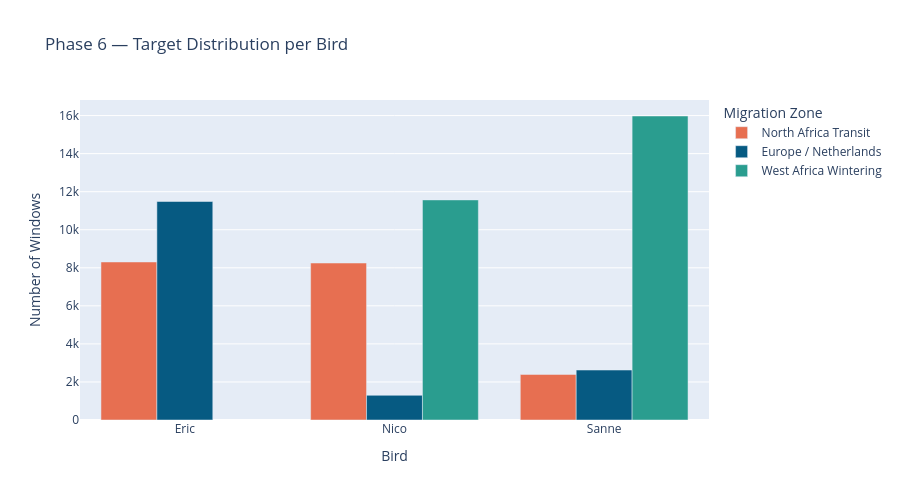

Notebook code cell kept with this figure:
### Markdown cell above
## Step 11 — Visualisation: Target Distribution Per Bird

### Code cell
bird_target = df_sequence.groupby(['bird_name', 'target']).size().reset_index(name='count')
bird_target['label'] = bird_target['target'].map(cluster_labels)

fig = px.bar(
    bird_target,
    x='bird_name',
    y='count',
    color='label',
    color_discrete_sequence=['#E76F51', '#065A82', '#2A9D8F'],
    barmode='group',
    title='Phase 6 — Target Distribution per Bird',
    labels={'bird_name': 'Bird', 'count': 'Number of Windows', 'label': 'Migration Zone'}
)
fig.update_layout(height=500)
fig.show()
fig.write_html('phase6_target_per_bird.html')

### Figure 1 — Plotly figure (JSON) as saved in the notebook; plotly's stock layout.template omitted (floating-point values rounded to 4 significant figures)
{"data": [{"alignmentgroup": "True", "hovertemplate": "Migration Zone=North Africa Transit<br>Bird=%{x}<br>Number of Windows=%{y}<extra></extra>", "legendgroup": "North Africa Transit", "marker": {"color": "#E76F51", "pattern": {"shape": ""}}, "name": "North Africa Transit", "offsetgroup": "North Africa Transit", "orientation": "v", "showlegend": true, "textposition": "auto", "type": "bar", "x": ["Eric", "Nico", "Sanne"], "xaxis": "x", "y": [8306, 8251, 2395], "yaxis": "y"}, {"alignmentgroup": "True", "hovertemplate": "Migration Zone=Europe / Netherlands<br>Bird=%{x}<br>Number of Windows=%{y}<extra></extra>", "legendgroup": "Europe / Netherlands", "marker": {"color": "#065A82", "pattern": {"shape": ""}}, "name": "Europe / Netherlands", "offsetgroup": "Europe / Netherlands", "orientation": "v", "showlegend": true, "textposition": "auto", "type": "bar", "x": ["Eric", "Nico", "Sanne"], "xaxis": "x", "y": [11484, 1297, 2626], "yaxis": "y"}, {"alignmentgroup": "True", "hovertemplate": "Migration Zone=West Africa Wintering<br>Bird=%{x}<br>Number of Windows=%{y}<extra></extra>", "legendgroup": "West Africa Wintering", "marker": {"color": "#2A9D8F", "pattern": {"shape": ""}}, "name": "West Africa Wintering", "offsetgroup": "West Africa Wintering", "orientation": "v", "showlegend": true, "textposition": "auto", "type": "bar", "x": ["Nico", "Sanne"], "xaxis": "x", "y": [11568, 15978], "yaxis": "y"}], "layout": {"barmode": "group", "height": 500, "legend": {"title": {"text": "Migration Zone"}, "tracegroupgap": 0}, "title": {"text": "Phase 6 — Target Distribution per Bird"}, "xaxis": {"anchor": "y", "domain": [0, 1], "title": {"text": "Bird"}}, "yaxis": {"anchor": "x", "domain": [0, 1], "title": {"text": "Number of Windows"}}}}
